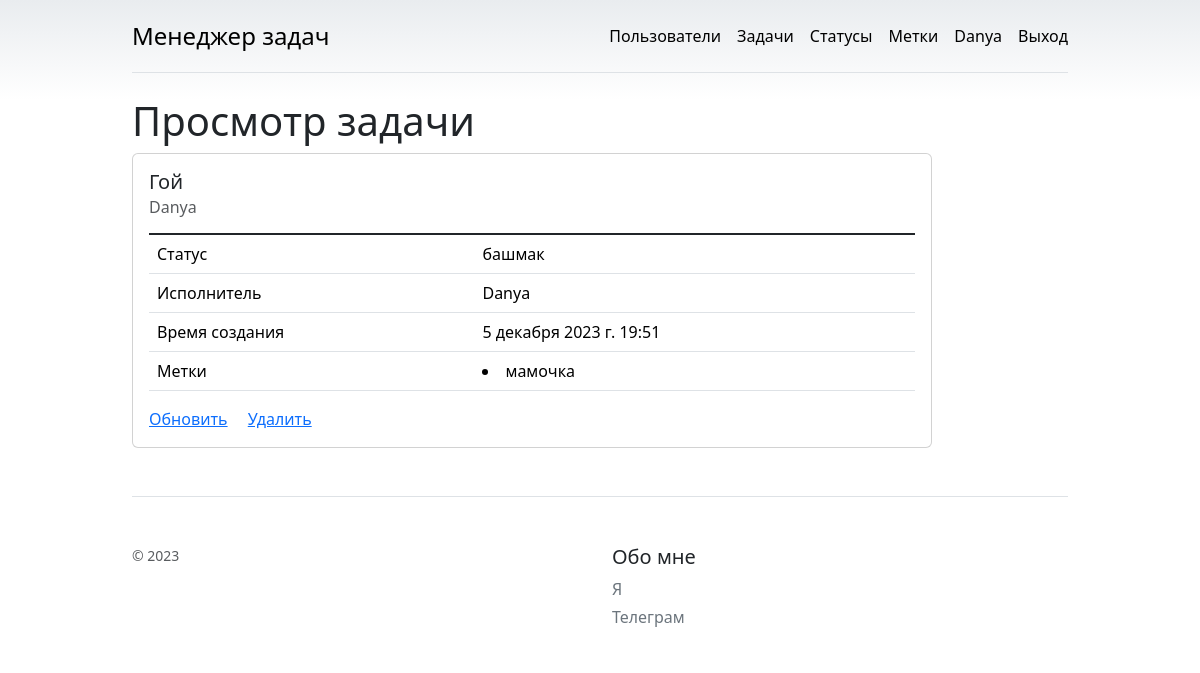
The app's page /tasks/7/ (signed in) with its own data.
### task_manager/tasks/models.py (models this page shows)
class Task(models.Model):
    name = models.CharField(max_length=75)
    description = models.CharField(max_length=500, blank=True)
    status = models.ForeignKey(Status, on_delete=models.PROTECT)
    executor = models.ForeignKey(User, blank=True, on_delete=models.SET_NULL, null=True)
    author = models.ForeignKey(User, on_delete=models.PROTECT, related_name='author')
    timestamp = models.DateTimeField(auto_now_add=True)
    labels = models.ManyToManyField(Label, blank=True, related_name='tasks', through='TasLab')

### task_manager/statuses/models.py (models this page shows)
class Status(models.Model):
    name = models.CharField(max_length=75)
    timestamp = models.DateTimeField(auto_now_add=True)
    def __str__(self) -> str:
        return self.name

### task_manager/labels/models.py (models this page shows)
class Label(models.Model):
    name = models.CharField(max_length=50)
    timestamp = models.DateTimeField(auto_now_add=True)
    def __str__(self) -> str:
        return self.name

### task_manager/tasks/views.py (the view)
# urls.py: path('<int:pk>/', views.TaskView.as_view(), name='show')
class TaskView(LoginRequiredMixin, View):
    def get(self, request, *args, **kwargs):
        pk = kwargs['pk']
        task = Task.objects.get(id=pk)
        if task:
            return render(request, 'tasks/show.html', {'task': task})
        else:
            messages.error(request, 'Задачи не существует')
            return redirect(reverse_lazy('tasks:index'))

### task_manager/templates/tasks/show.html (shortened to what this page needs)
{% extends "base.html" %}
{% load django_bootstrap5 %}
{% load i18n %}
{% block content %}
<h1>{% translate "Check Task" %}</h1>
<div class="card" style="width: 50rem;">
    <div class="card-body">
      <h5 class="card-title">{{ task.name }}</h5>
      <h6 class="card-subtitle mb-2 text-body-secondary">{{ task.author }}</h6>
      <table class="table">
        <tbody class="table-group-divider">
            <tr>
              <td>{% translate "Status" %}</td>
              <td>{{ task.status }}</td>
            </tr>
            <tr>
              <td>{% translate "Executor" %}</td>
              <td>{{ task.executor }}</td>
            </tr>
            <tr>
              <td>{% translate "Timestamp" %}</td>
              <td>{{ task.timestamp }}</td>
            </tr>
            {% if task.labels.all %}
            <tr>
              <td>{% translate "Labels" %}</td>
              <td>
              {% for l in task.labels.all %}
              <li>{{ l }}</li>
              {% endfor %}
              </td>
              {% endif %}
            </tr>
          </tbody>
        </table>
      <a href="{% url 'tasks:update' pk=task.id %}" class="card-link">{% translate "Update" %}</a>
      <a href="{% url 'tasks:delete' pk=task.id %}" class="card-link">{% translate "Delete" %}</a>
    </div>
  </div>
{% endblock content %}

### task_manager/templates/base.html (shortened to what this page needs)
{% load django_bootstrap5 %}
{% bootstrap_css %}
{% load i18n %}
<!doctype html>
<html lang="en" data-bs-theme="auto">
  <head><script src="/docs/5.3/assets/js/color-modes.js"></script>
    <link rel="stylesheet" href="https://cdn.jsdelivr.net/npm/@docsearch/css@3">
<link href="/docs/5.3/dist/css/bootstrap.min.css" rel="stylesheet">
    {% load static %}
    <link href="{% static 'css/task.css' %}" rel="stylesheet">
  </head>
  <body>
<div class="container py-3">
  <header>
    <div class="d-flex flex-column flex-md-row align-items-center pb-3 mb-4 border-bottom">
      <a href="/" class="d-flex align-items-center link-body-emphasis text-decoration-none">
        <span class="fs-4">{% translate 'Task manager' %}</span>
      </a>
      <nav class="d-inline-flex mt-2 mt-md-0 ms-md-auto">
        <a class="me-3 py-2 link-body-emphasis text-decoration-none" href="{% url 'users:index' %}">{% translate 'Users' %}</a>
        {% if request.user.is_authenticated %}
        <a class="me-3 py-2 link-body-emphasis text-decoration-none" href="{% url 'tasks:index' %}">{% translate 'Tasks' %}</a>
        <a class="me-3 py-2 link-body-emphasis text-decoration-none" href="{% url 'statuses:index' %}">{% translate 'Statuses' %}</a>
        <a class="me-3 py-2 link-body-emphasis text-decoration-none" href="{% url 'labels:index' %}">{% translate 'Labels' %}</a>
        <a class="me-3 py-2 link-body-emphasis text-decoration-none" href="{% url 'users:update' pk=user.id %}">{{ user.username }}</a>
        <a class="py-2 link-body-emphasis text-decoration-none" href="{% url 'users:logout' %}">{% translate 'Logout' %}</a>
        {% else %}
        <a class="me-3 py-2 link-body-emphasis text-decoration-none" href="{% url 'users:create' %}">{% translate 'Sign up' %}</a>
        <a class="py-2 link-body-emphasis text-decoration-none" href="{% url 'users:login' %}">{% translate 'Log in' %}</a>
        {% endif %}
      </nav>
    </div>
  </header>
  <main>
    {% block content %}{% endblock %}
  </main>
  <footer class="pt-4 my-md-5 pt-md-5 border-top">
    <div class="row">
      <div class="col-12 col-md">
        <small class="d-block mb-3 text-body-secondary">&copy; 2023</small>
      </div>
      <div class="col-6 col-md">
        <h5>{% translate 'About' %}</h5>
        <ul class="list-unstyled text-small">
          <li class="mb-1"><a class="link-secondary text-decoration-none" href="#">{% translate 'Me' %}</a></li>
          <li class="mb-1"><a class="link-secondary text-decoration-none" href="https://t.me/faridylkaaaco">{% translate 'Telegram' %}</a></li>
        </ul>
      </div>
    </div>
  </footer>
</div>
    </body>
</html>

### task_manager/static/css/task.css (style rules this page uses)
body { background-image: linear-gradient(180deg, var(--bs-secondary-bg), var(--bs-body-bg) 100px, var(--bs-body-bg)); }
.container { max-width: 960px; }
.table { --bs-table-color-type: initial; --bs-table-bg-type: initial; --bs-table-color-state: initial; --bs-table-bg-state: initial; --bs-table-color: var(--bs-emphasis-color); --bs-table-bg: var(--bs-body-bg); --bs-table-border-color: var(--bs-border-color); --bs-table-accent-bg: transparent; --bs-table-striped-color: var(--bs-emphasis-color); --bs-table-striped-bg: rgba(var(--bs-emphasis-color-rgb), 0.05); --bs-table-active-color: var(--bs-emphasis-color); --bs-table-active-bg: rgba(var(--bs-emphasis-color-rgb), 0.1); --bs-table-hover-color: var(--bs-emphasis-color); --bs-table-hover-bg: rgba(var(--bs-emphasis-color-rgb), 0.075); width: 100%; margin-bottom: 1rem; vertical-align: top; border-color: var(--bs-table-border-color); }
.mb-3 { margin-bottom: 1rem!important; }
.h1, .h2, .h3, .h4, .h5, .h6, h1, h2, h3, h4, h5, h6 { margin-top: 0; margin-bottom: 0.5rem; font-weight: 500; line-height: 1.2; }
.h1, h1 { font-size: calc(1.375rem + 1.5vw); }
.card { --bs-card-spacer-y: 1rem; --bs-card-spacer-x: 1rem; --bs-card-title-spacer-y: 0.5rem; --bs-card-title-color: ; --bs-card-subtitle-color: ; --bs-card-border-width: var(--bs-border-width); --bs-card-border-color: var(--bs-border-color-translucent); --bs-card-border-radius: var(--bs-border-radius); --bs-card-box-shadow: ; --bs-card-inner-border-radius: calc(var(--bs-border-radius) - (var(--bs-border-width))); --bs-card-cap-padding-y: 0.5rem; --bs-card-cap-padding-x: 1rem; --bs-card-cap-bg: rgba(var(--bs-body-color-rgb), 0.03); --bs-card-cap-color: ; --bs-card-height: ; --bs-card-color: ; --bs-card-bg: var(--bs-body-bg); --bs-card-img-overlay-padding: 1rem; --bs-card-group-margin: 0.75rem; position: relative; display: flex; flex-direction: column; min-width: 0; height: var(--bs-card-height); color: var(--bs-body-color); word-wrap: break-word; background-color: var(--bs-card-bg); background-clip: border-box; border: var(--bs-card-border-width) solid var(--bs-card-border-color); border-radius: var(--bs-card-border-radius); }
.card-body { flex: 1 1 auto; padding: var(--bs-card-spacer-y) var(--bs-card-spacer-x); color: var(--bs-card-color); }
.card-title { margin-bottom: var(--bs-card-title-spacer-y); color: var(--bs-card-title-color); }
.h5, h5 { font-size: 1.25rem; }
.text-body-secondary { --bs-text-opacity: 1; color: rgba(33, 37, 41, 0.75); }
.mb-2 { margin-bottom: 0.5rem!important; }
.card-subtitle { margin-top: calc(-.5 * var(--bs-card-title-spacer-y)); margin-bottom: 0; color: rgba(33, 37, 41, 0.75);; }
.table-group-divider { border-top: calc(var(--bs-border-width) * 2) solid currentcolor; }

### records on screen
Task: name "Гой", author "Danya", status "башмак", executor "Danya", timestamp "5 декабря 2023 г. 19:51"
Label: name "мамочка"

### other values on screen
{{ user.username }} "Danya"
